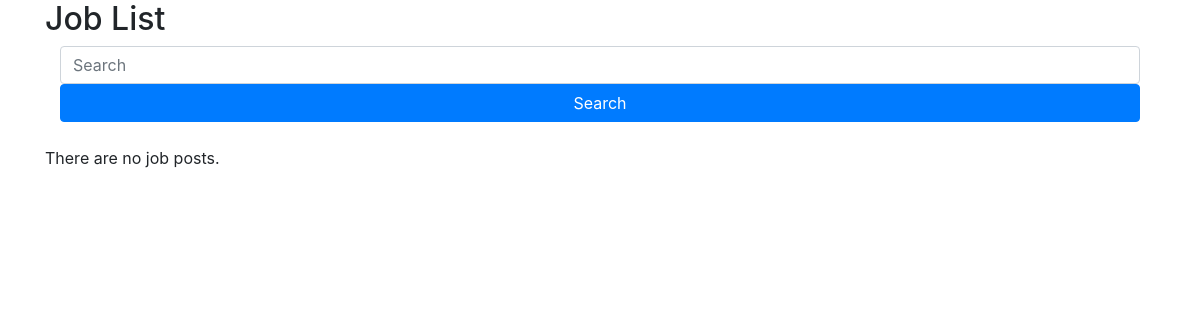
Before: /postjob/data with the older database file.
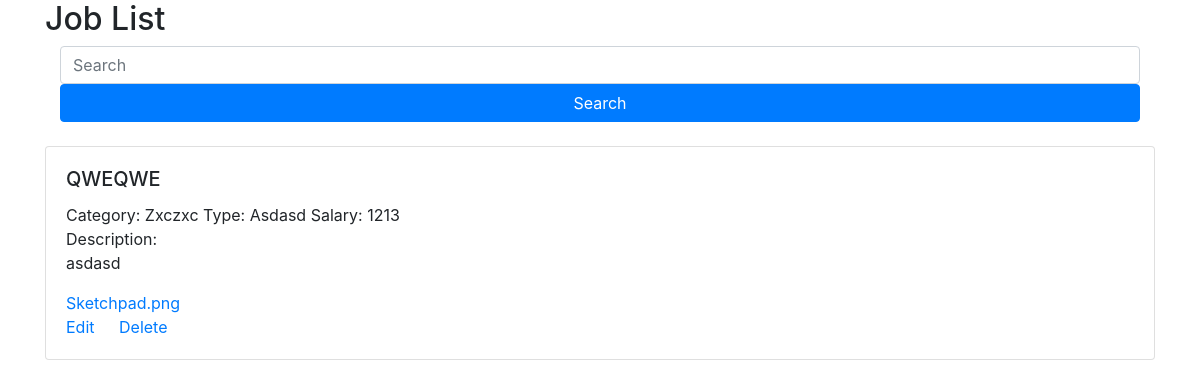
After: the same page with the newer database file.
### postjob/models.py (models this page shows)
class Post(models.Model):
    title= models.CharField(max_length=50)
    category= models.CharField(max_length=50)
    job_type= models.CharField(max_length=50)
    salary= models.IntegerField()
    description = models.TextField()
    file = models.FileField()
    def __str__(self):
        return str(self.id)+ " " +self.title + " " +self.category + " " + self.job_type + " " + str(self.salary) +" " + self.description

### postjob/views.py (the view)
# urls.py: path('data', view_saved_posted_data),
def view_saved_posted_data(request):
    list_of_post = Post.objects.all()
    print(list_of_post)
    context_variable = {
        'posts':list_of_post
    }
    return render(request,'viewdata.html',context_variable)

### postjob/templates/viewdata.html (shortened to what this page needs)
<!DOCTYPE html>
<html lang="en">
<link rel="stylesheet" href="/static/css/bootstrap.min.css">
<head>
</head>
<body>
    <div class="container">
        <h2>Job List</h2>
        <div class="container">
        <form method="POST" action="search" class="needs-validation" novalidate>
          <input class="form-control col-sm-12" type="search" placeholder="Search" name="search" required>
          <button class="btn btn-primary col-sm-12" type="submit">Search</button>
        </form>
        </div><br>
        {% for post in posts %}
        <div class="card">
          <div class="card-body">
            <h5 class="card-title text-uppercase" class="text-uppercase">{{post.title}}</h5>
            <h8 class="card-title text-capitalize">Category: {{post.category}}</h8>
            <h8 class="card-title text-capitalize">Type: {{post.job_type}}</h8>
            <h8 class="card-title text-capitalize">Salary: {{post.salary}}</h8><br>
            <h8 class="card-title">Description:</h8>
            <p class="card-text">{{post.description}}</p>
            <a href="{{post.file.url}}"  class="card-link">{{post.file}}</a><br>
            <a href="data/edit/{{post.id}}" class="card-link">Edit</a>
            <a href="data/delete/{{post.id}}" class="card-link">Delete</a>
          </div>
        </div>
        {% empty %}
          There are no job posts.
        {% endfor %}
      </div>
</body>
</html>

Changed rows visible on the page:
added Post: title "QWEQWE", category "Zxczxc", job_type "Asdasd", salary "1213", description "asdasd", file "Sketchpad.png"
Other visible differences:
text no longer shown: "There are no job posts."
